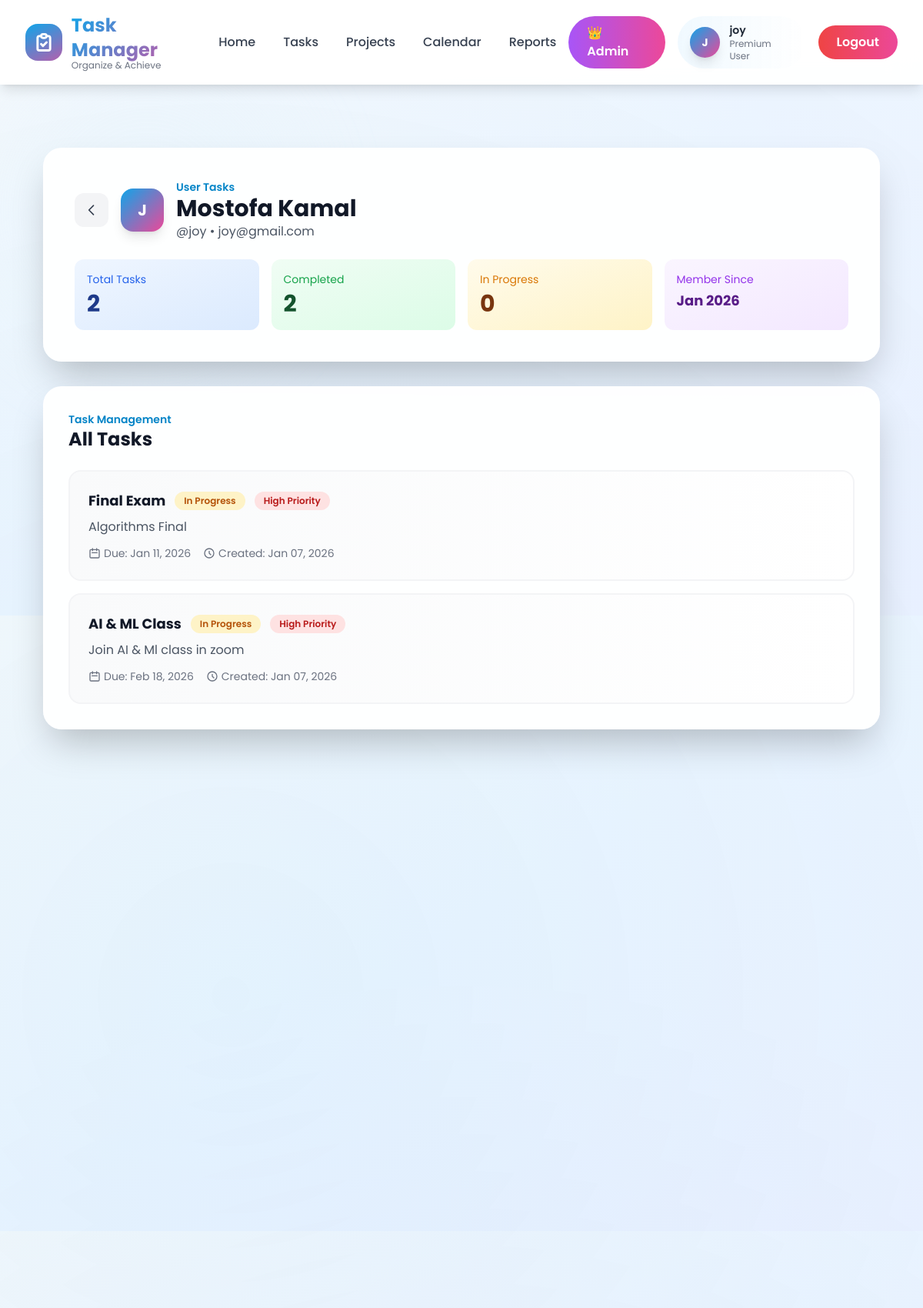
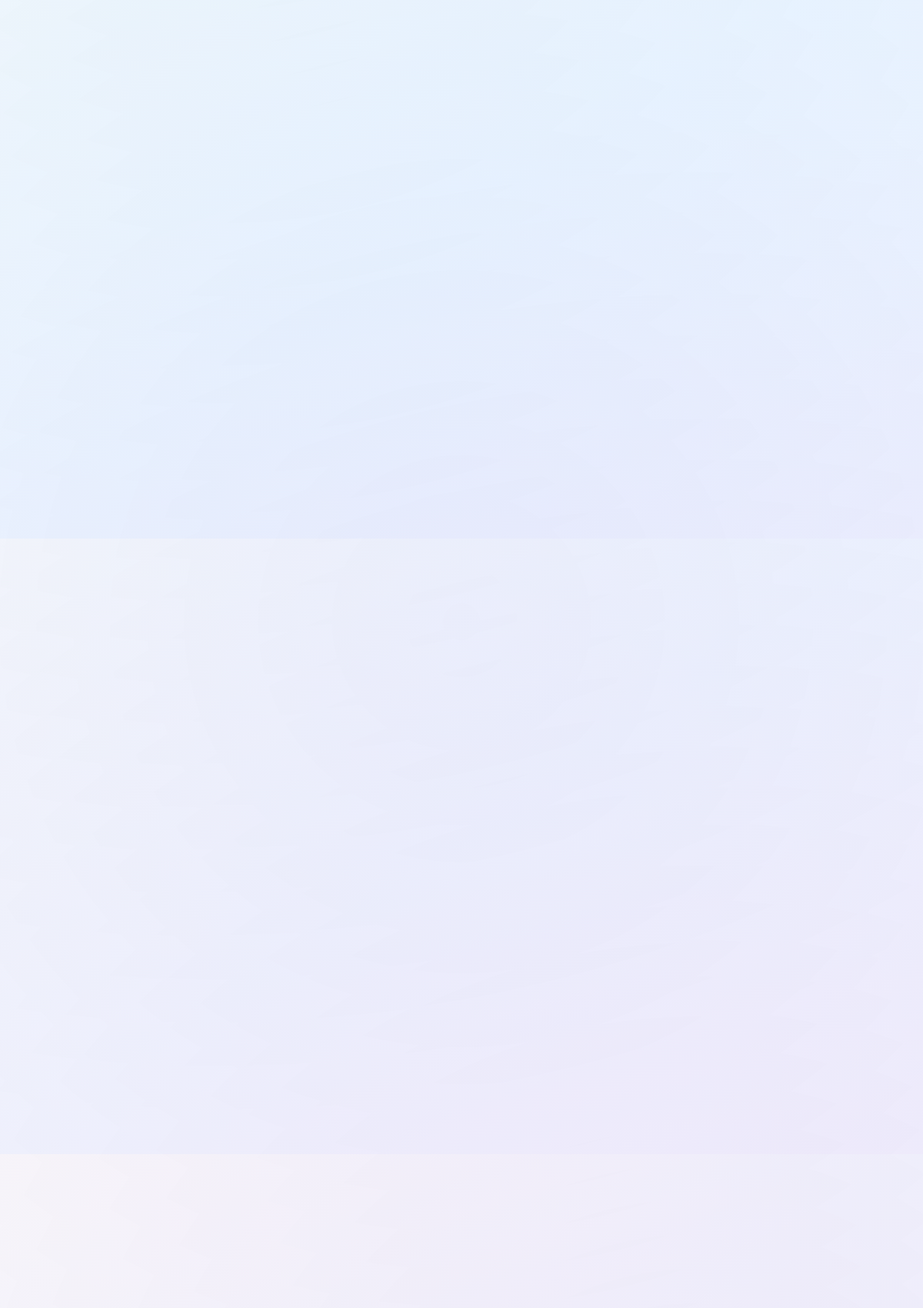
/user/admin/tasks/1/ (signed in, upper part), run on the app's committed database (2 pictures, top to bottom).
### tasks/models.py (models this page shows, shortened)
class Task(models.Model):
    user = models.ForeignKey('auth.User', on_delete=models.CASCADE)
    title = models.CharField(max_length=200)
    description = models.TextField()
    priority = models.CharField(max_length=50)
    due_date = models.DateField()
    status = models.CharField(max_length=50)
    category = models.CharField(max_length=100)
    is_completed = models.BooleanField(default=False)
    created_at = models.DateTimeField(auto_now_add=True)
    updated_at = models.DateTimeField(auto_now=True)

### user/views.py (the view)
# urls.py: path('admin/tasks/<int:user_id>/', views.user_tasks, name='user-tasks'),
@login_required(login_url='user:user-login')
def user_tasks(request, user_id):
    if not (request.user.is_staff or request.user.is_superuser):
        return HttpResponseForbidden("You do not have permission to view this page.")
    user = get_object_or_404(User, id=user_id)
    try:
        from tasks.models import Task
        tasks = Task.objects.filter(user=user).order_by('-created_at')
    except:
        tasks = []
    context = {
        'profile_user': user,
        'tasks': tasks,
    }
    return render(request, 'user/user_tasks.html', context)

### templates/user/user_tasks.html (shortened to what this page needs)
{% extends "base/base.html" %}
{% block content %}
<section class="relative min-h-screen pt-28 pb-20 overflow-hidden">
    <div class="absolute inset-0 hero-pattern opacity-40"></div>
    <div class="relative max-w-6xl mx-auto px-4 sm:px-6 lg:px-8 space-y-8">
        <div class="glass rounded-3xl shadow-2xl p-8 md:p-10">
            <div class="flex items-center justify-between mb-6">
                <div class="flex items-center gap-4">
                    <a href="{% url 'user:admin-profile' %}" class="p-3 rounded-xl bg-gray-100 hover:bg-gray-200 transition">
                        <svg class="w-5 h-5 text-gray-700" fill="none" stroke="currentColor" viewBox="0 0 24 24">
                            <path stroke-linecap="round" stroke-linejoin="round" stroke-width="2" d="M15 19l-7-7 7-7" />
                        </svg>
                    </a>
                    <div class="w-14 h-14 rounded-2xl bg-gradient-to-br from-primary-500 to-accent-500 text-white font-bold text-xl flex items-center justify-center shadow-lg">
                        {{ profile_user.username|slice:":1"|upper }}
                    </div>
                    <div>
                        <p class="text-sm text-primary-600 font-semibold">User Tasks</p>
                        <h1 class="text-3xl font-bold text-gray-900">{{ profile_user.get_full_name|default:profile_user.username }}</h1>
                        <p class="text-gray-600">@{{ profile_user.username }} • {{ profile_user.email|default:"No email" }}</p>
                    </div>
                </div>
            </div>
            <div class="grid grid-cols-1 md:grid-cols-4 gap-4 mt-6">
                <div class="bg-gradient-to-br from-blue-50 to-blue-100 rounded-xl p-4">
                    <p class="text-sm text-blue-600 mb-1">Total Tasks</p>
                    <p class="text-3xl font-bold text-blue-900">{{ tasks|length }}</p>
                </div>
                <div class="bg-gradient-to-br from-green-50 to-green-100 rounded-xl p-4">
                    <p class="text-sm text-green-600 mb-1">Completed</p>
                    <p class="text-3xl font-bold text-green-900">{{ tasks|length }}</p>
                </div>
                <div class="bg-gradient-to-br from-amber-50 to-amber-100 rounded-xl p-4">
                    <p class="text-sm text-amber-600 mb-1">In Progress</p>
                    <p class="text-3xl font-bold text-amber-900">0</p>
                </div>
                <div class="bg-gradient-to-br from-purple-50 to-purple-100 rounded-xl p-4">
                    <p class="text-sm text-purple-600 mb-1">Member Since</p>
                    <p class="text-lg font-bold text-purple-900">{{ profile_user.date_joined|date:"M Y" }}</p>
                </div>
            </div>
        </div>
        <div class="glass rounded-3xl shadow-2xl p-8">
            <div class="flex items-center justify-between mb-6">
                <div>
                    <p class="text-sm text-primary-600 font-semibold">Task Management</p>
                    <h2 class="text-2xl font-bold text-gray-900">All Tasks</h2>
                </div>
            </div>
            {% if tasks %}
            <div class="space-y-4">
                {% for task in tasks %}
                <div class="bg-gradient-to-r from-gray-50 to-white rounded-2xl p-6 border-2 border-gray-100 hover:border-primary-300 hover:shadow-lg transition">
                    <div class="flex items-start justify-between">
                        <div class="flex-1">
                            <div class="flex items-center gap-3 mb-2">
                                <h3 class="text-lg font-bold text-gray-900">{{ task.title }}</h3>
                                {% if task.is_completed %}
                                <span class="px-3 py-1 text-xs bg-green-100 text-green-700 rounded-full font-semibold">Completed</span>
                                {% else %}
                                <span class="px-3 py-1 text-xs bg-amber-100 text-amber-700 rounded-full font-semibold">In Progress</span>
                                {% endif %}
                                {% if task.priority %}
                                {% if task.priority == 'high' %}
                                <span class="px-3 py-1 text-xs bg-red-100 text-red-700 rounded-full font-semibold">High Priority</span>
                                {% elif task.priority == 'medium' %}
                                <span class="px-3 py-1 text-xs bg-yellow-100 text-yellow-700 rounded-full font-semibold">Medium</span>
                                {% else %}
                                <span class="px-3 py-1 text-xs bg-blue-100 text-blue-700 rounded-full font-semibold">Low</span>
                                {% endif %}
                                {% endif %}
                            </div>
                            {% if task.description %}
                            <p class="text-gray-600 mb-3">{{ task.description }}</p>
                            {% endif %}
                            <div class="flex items-center gap-4 text-sm text-gray-500">
                                {% if task.due_date %}
                                <div class="flex items-center gap-1">
                                    <svg class="w-4 h-4" fill="none" stroke="currentColor" viewBox="0 0 24 24">
                                        <path stroke-linecap="round" stroke-linejoin="round" stroke-width="2" d="M8 7V3m8 4V3m-9 8h10M5 21h14a2 2 0 002-2V7a2 2 0 00-2-2H5a2 2 0 00-2 2v12a2 2 0 002 2z" />
                                    </svg>
                                    <span>Due: {{ task.due_date|date:"M d, Y" }}</span>
                                </div>
                                {% endif %}
                                <div class="flex items-center gap-1">
                                    <svg class="w-4 h-4" fill="none" stroke="currentColor" viewBox="0 0 24 24">
                                        <path stroke-linecap="round" stroke-linejoin="round" stroke-width="2" d="M12 8v4l3 3m6-3a9 9 0 11-18 0 9 9 0 0118 0z" />
                                    </svg>
                                    <span>Created: {{ task.created_at|date:"M d, Y" }}</span>
                                </div>
                            </div>
                        </div>
                    </div>
                </div>
                {% endfor %}
            </div>
            {% endif %}
        </div>
    </div>
</section>
{% endblock %}

### templates/base/base.html (shortened to what this page needs)
{% load static %}
<!DOCTYPE html>
<html lang="en" class="scroll-smooth">
<head>
    <script src="https://cdn.tailwindcss.com"></script>
</head>
<body class="bg-gradient-to-br from-slate-50 via-blue-50 to-indigo-50 min-h-screen">
    <header class="fixed w-full top-0 z-50 glass shadow-lg animate-slide-down">
        <div class="max-w-7xl mx-auto px-4 sm:px-6 lg:px-8">
            <div class="flex justify-between items-center py-4">
                <a href="{% url 'home' %}" class="flex items-center space-x-3 group">
                    <div class="relative w-12 h-12">
                        <div
                            class="absolute inset-0 bg-gradient-to-br from-primary-500 to-accent-500 rounded-2xl animate-gradient bg-200% group-hover:scale-110 transition-transform duration-300">
                        </div>
                        <div class="absolute inset-0 flex items-center justify-center">
                            <svg class="w-7 h-7 text-white" fill="none" stroke="currentColor" viewBox="0 0 24 24">
                                <path stroke-linecap="round" stroke-linejoin="round" stroke-width="2.5"
                                    d="M9 5H7a2 2 0 00-2 2v12a2 2 0 002 2h10a2 2 0 002-2V7a2 2 0 00-2-2h-2M9 5a2 2 0 002 2h2a2 2 0 002-2M9 5a2 2 0 012-2h2a2 2 0 012 2m-6 9l2 2 4-4" />
                            </svg>
                        </div>
                    </div>
                    <div>
                        <h1 class="text-2xl font-bold gradient-text">Task Manager</h1>
                        <p class="text-xs text-gray-500 -mt-1">Organize & Achieve</p>
                    </div>
                </a>
                <nav class="hidden lg:flex items-center space-x-1">
                    <a href="{% url 'home' %}"
                        class="px-4 py-2 text-gray-700 hover:text-primary-600 font-medium rounded-lg hover:bg-primary-50 transition-all duration-300">
                        Home
                    </a>
                    <a href="{% url 'tasks:user_tasks' %}"
                        class="px-4 py-2 text-gray-700 hover:text-primary-600 font-medium rounded-lg hover:bg-primary-50 transition-all duration-300">
                        Tasks
                    </a>
                    <a href="#"
                        class="px-4 py-2 text-gray-700 hover:text-primary-600 font-medium rounded-lg hover:bg-primary-50 transition-all duration-300">
                        Projects
                    </a>
                    <a href="{% url 'tasks:calendar' %}"
                        class="px-4 py-2 text-gray-700 hover:text-primary-600 font-medium rounded-lg hover:bg-primary-50 transition-all duration-300">
                        Calendar
                    </a>
                    <a href="#"
                        class="px-4 py-2 text-gray-700 hover:text-primary-600 font-medium rounded-lg hover:bg-primary-50 transition-all duration-300">
                        Reports
                    </a>
                </nav>
                <div class="hidden lg:flex items-center space-x-3">
                    {% if user.is_authenticated %}
                    <div class="flex items-center space-x-4">
                        {% if user.is_staff or user.is_superuser %}
                        <a href="{% url 'user:admin-profile' %}"
                            class="px-6 py-2.5 bg-gradient-to-r from-purple-500 to-pink-500 text-white font-semibold rounded-full hover:shadow-xl hover:scale-105 transition-all duration-300 flex items-center gap-2">
                            👑 Admin
                        </a>
                        {% endif %}
                        <a href="{% url 'user:user-profile' %}"
                            class="flex items-center space-x-3 px-4 py-2 bg-gradient-to-r from-primary-50 to-accent-50 rounded-full hover:shadow-lg transition-all">
                            <div
                                class="w-10 h-10 bg-gradient-to-br from-primary-500 to-accent-500 rounded-full flex items-center justify-center shadow-lg">
                                <span class="text-white font-bold text-sm">{{ user.username|slice:":1"|upper }}</span>
                            </div>
                            <div>
                                <p class="text-sm font-semibold text-gray-800">{{ user.username }}</p>
                                <p class="text-xs text-gray-500">Premium User</p>
                            </div>
                        </a>
                        <a href="{% url 'user:user-logout' %}"
                            class="px-6 py-2.5 bg-gradient-to-r from-red-500 to-pink-500 text-white font-semibold rounded-full hover:shadow-xl hover:scale-105 transition-all duration-300">
                            Logout
                        </a>
                    </div>
                    {% endif %}
                </div>
            </div>
        </div>
    </header>
    <div class="h-20"></div>
    <main class="min-h-screen">
        {% block content %}{% endblock %}
    </main>
</body>
</html>

### templates/base/base.html (style rules this page uses)
* { font-family: 'Poppins', sans-serif; }
.glass { background: rgba(255, 255, 255, 0.95); backdrop-filter: blur(20px); border: 1px solid rgba(255, 255, 255, 0.3); }
.gradient-text { background: linear-gradient(135deg, #0ea5e9 0%, #ec4899 100%); -webkit-background-clip: text; -webkit-text-fill-color: transparent; background-clip: text; }
.hero-pattern { background-image: radial-gradient(circle at 25% 25%, rgba(14, 165, 233, 0.15) 0%, transparent 50%), radial-gradient(circle at 75% 75%, rgba(236, 72, 153, 0.15) 0%, transparent 50%), radial-gradient(circle at 50% 50%, rgba(139, 92, 246, 0.1) 0%, transparent 50%); }

### data on the page
Task: title "Final Exam", is_completed "In Progress", priority "High Priority", description "Algorithms Final", due_date "Jan 11, 2026", created_at "Jan 07, 2026"
Task: title "AI & ML Class", is_completed "In Progress", priority "High Priority", description "Join AI & Ml class in zoom", due_date "Feb 18, 2026", created_at "Jan 07, 2026"

### other printed values
{{ user.username|slice:":1"|upper }} "J"
{{ user.username }} "joy"
{{ profile_user.username|slice:":1"|upper }} "J"
{{ profile_user.get_full_name|default:profile_user.username }} "Mostofa Kamal"
{{ profile_user.username }} "joy"
{{ profile_user.email|default:"No email" }} "joy@gmail.com"
{{ tasks|length }} "2"
{{ profile_user.date_joined|date:"M Y" }} "Jan 2026"
